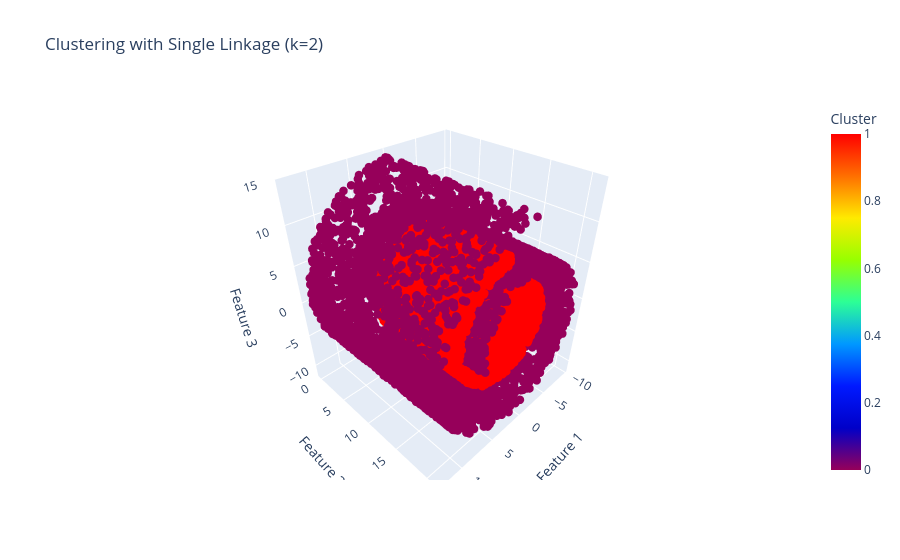
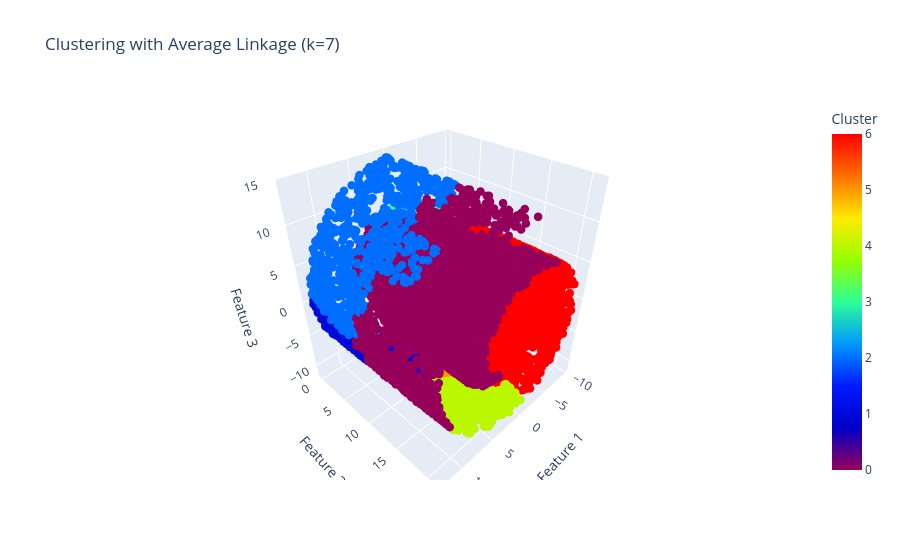

The notebook cell saved with these charts, in order:
### Code cell
# Analyze dataset2 (3D)
print("\nAnalyzing 3D Dataset (dataset2):")
linkage_matrix_single_3D = plot_dendrogram(dataset2, linkage_method='single', title='Dendrogram (Single Linkage) - 3D')
linkage_matrix_average_3D = plot_dendrogram(dataset2, linkage_method='average', title='Dendrogram (Average Linkage) - 3D')

optimal_k_single_3D = decide_k_automatically(linkage_matrix_single_3D)
optimal_k_average_3D = decide_k_automatically(linkage_matrix_average_3D)

print(f"Optimal k for 3D Dataset (Single Linkage): {optimal_k_single_3D}")
print(f"Optimal k for 3D Dataset (Average Linkage): {optimal_k_average_3D}")

perform_clustering_and_plot(dataset2, optimal_k_single_3D, optimal_k_average_3D, is_3d=True)

### Figure 1 — Plotly figure (JSON) as saved in the notebook; plotly's stock layout.template omitted (floating-point values rounded to 4 significant figures; data arrays with more than 128 entries replaced by an {"elided": "..."} marker saying what was removed)
{"data": [{"hovertemplate": "Feature 1=%{x}<br>Feature 2=%{y}<br>Feature 3=%{z}<br>Cluster=%{marker.color}<extra></extra>", "legendgroup": "", "marker": {"color": {"elided": "14801 int values"}, "coloraxis": "coloraxis", "size": 5, "symbol": "circle"}, "mode": "markers", "name": "", "scene": "scene", "showlegend": false, "type": "scatter3d", "x": {"elided": "14801 float values"}, "y": {"elided": "14801 float values"}, "z": {"elided": "14801 float values"}}], "layout": {"coloraxis": {"colorbar": {"title": {"text": "Cluster"}}, "colorscale": [[0, "rgb(150,0,90)"], [0.125, "rgb(0,0,200)"], [0.25, "rgb(0,25,255)"], [0.375, "rgb(0,152,255)"], [0.5, "rgb(44,255,150)"], [0.625, "rgb(151,255,0)"], [0.75, "rgb(255,234,0)"], [0.875, "rgb(255,111,0)"], [1, "rgb(255,0,0)"]]}, "legend": {"tracegroupgap": 0}, "scene": {"domain": {"x": [0, 1], "y": [0, 1]}, "xaxis": {"title": {"text": "Feature 1"}}, "yaxis": {"title": {"text": "Feature 2"}}, "zaxis": {"title": {"text": "Feature 3"}}}, "title": {"text": "Clustering with Single Linkage (k=2)"}}}

### Figure 2 — Plotly figure (JSON) as saved in the notebook; plotly's stock layout.template omitted (floating-point values rounded to 4 significant figures; data arrays with more than 128 entries replaced by an {"elided": "..."} marker saying what was removed)
{"data": [{"hovertemplate": "Feature 1=%{x}<br>Feature 2=%{y}<br>Feature 3=%{z}<br>Cluster=%{marker.color}<extra></extra>", "legendgroup": "", "marker": {"color": {"elided": "14801 int values"}, "coloraxis": "coloraxis", "size": 5, "symbol": "circle"}, "mode": "markers", "name": "", "scene": "scene", "showlegend": false, "type": "scatter3d", "x": {"elided": "14801 float values"}, "y": {"elided": "14801 float values"}, "z": {"elided": "14801 float values"}}], "layout": {"coloraxis": {"colorbar": {"title": {"text": "Cluster"}}, "colorscale": [[0, "rgb(150,0,90)"], [0.125, "rgb(0,0,200)"], [0.25, "rgb(0,25,255)"], [0.375, "rgb(0,152,255)"], [0.5, "rgb(44,255,150)"], [0.625, "rgb(151,255,0)"], [0.75, "rgb(255,234,0)"], [0.875, "rgb(255,111,0)"], [1, "rgb(255,0,0)"]]}, "legend": {"tracegroupgap": 0}, "scene": {"domain": {"x": [0, 1], "y": [0, 1]}, "xaxis": {"title": {"text": "Feature 1"}}, "yaxis": {"title": {"text": "Feature 2"}}, "zaxis": {"title": {"text": "Feature 3"}}}, "title": {"text": "Clustering with Average Linkage (k=7)"}}}
